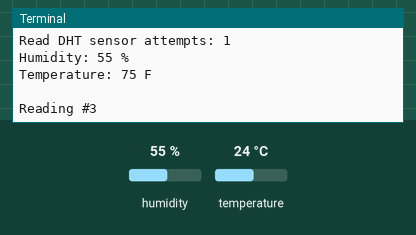
This program was run on a simulated Raspberry Pi (BCM pin numbers). Parts: the last lines printed to the terminal. The inputs (shaded band) are chosen by the test bench; at power-on: humidity 55 %, temperature 24 °C. Databases and web services accept everything at once and return nothing.

Above: at 1.2 s.
1.3 s: humidity set to 22 %
At 2.0 s:
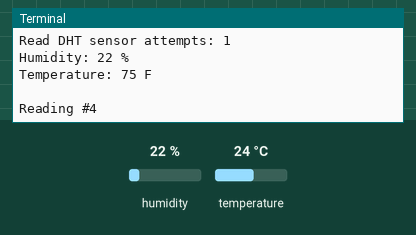
2.8 s: temperature set to 12 °C
At 3.6 s:
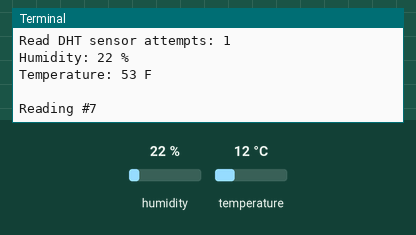
4.3 s: humidity set to 40 %
At 4.3 s:
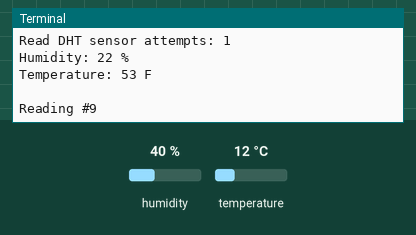
Timing chart, 0 to 7.3 s (numbered marks = the images above; inputs shaded):
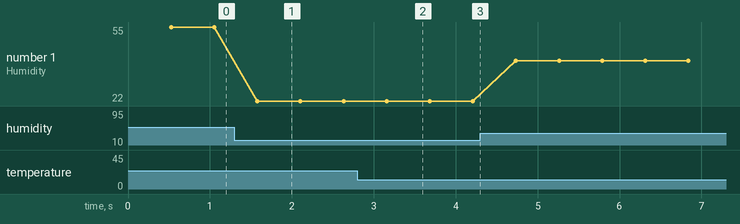

Measured:
- after the input at 1.3 s, the terminal: prints a new line after 0.28 s (image 1)
- after the input at 2.8 s, the terminal: prints a new line after 0.36 s (image 2)
- plotted number 1: 55 → 22 after the input at 1.3 s, 22 → 40 after the input at 4.3 s

The program:

readSensor.py
```python
from datetime import datetime
import Adafruit_DHT
import schedule
from pymongo import MongoClient

# Read temperature and humidity from the DHT11 sensor.
# Keeps trying to read if any values come back None
# Prints number of tries in the console and return sensor values
def readDHT11():
    sensor = 11
    pin = 4
    humidity = None
    temperature = None
    count = 0
    while humidity is None or temperature is None:
        humidity, temperature = Adafruit_DHT.read_retry(sensor, pin)
        count = count + 1

    temperature = temperature * 9.0 / 5.0 + 32
    print("Read DHT sensor attempts: {0}".format(count))
    return (humidity, temperature)


# Save values to the database in a new document
def writeToDatbase(collection, data):
    post = {
        "temperature": data["temp"],
        "humidity": data["rh"],
        "readingTime": datetime.utcnow(),
        "createdAt": datetime.utcnow(),
    }
    id = collection.insert_one(post).inserted_id
    print("Wrote to database: {0} at {1} \n".format(id, datetime.now()))


# Continuous  loop that reads the DHT11 sensor values, prints them to the console and saves them in the database every 10 minutes.
def Monitor():
    temp = 0
    humidity = 0

    readingCount = 1

    client = MongoClient("<ConnectionString>")

    db = client["<Database>"]
    collection = db.readings

    schedule.every(10).minutes.do(
        lambda: writeToDatbase(collection, {"temp": temp, "rh": humidity})
    )
    try:
        while True:
            print("Reading #{0} ".format(readingCount))
            humidity, temp = readDHT11()
            print("Humidity: {0} %".format(int(humidity)))
            print("Temperature: {0} F\n".format(int(temp)))
            schedule.run_pending()
            readingCount = readingCount + 1
    except KeyboardInterrupt:
        print("\Exiting...\n")


if __name__ == "__main__":
    Monitor()
```
